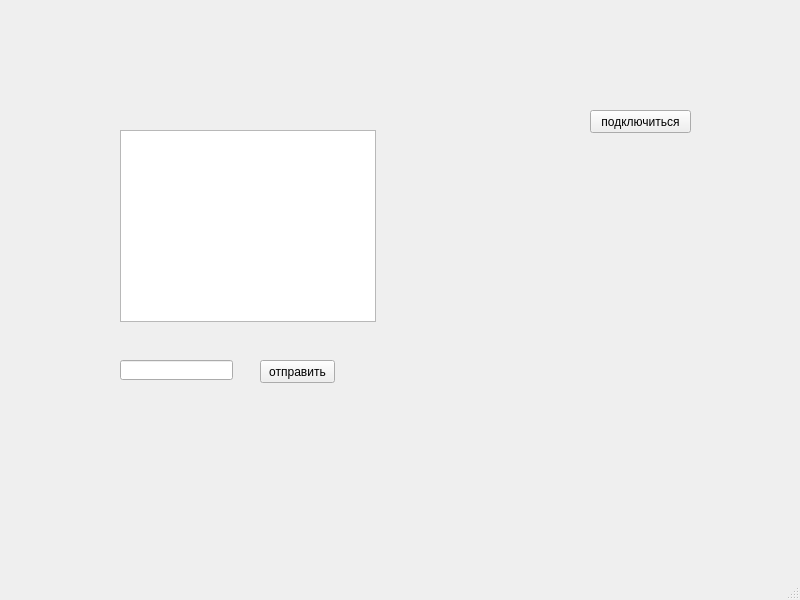
<?xml version="1.0" encoding="UTF-8"?>
<ui version="4.0">
 <class>MainWindow</class>
 <widget class="QMainWindow" name="MainWindow">
  <property name="geometry">
   <rect>
    <x>0</x>
    <y>0</y>
    <width>800</width>
    <height>600</height>
   </rect>
  </property>
  <property name="windowTitle">
   <string>MainWindow</string>
  </property>
  <widget class="QWidget" name="centralwidget">
   <widget class="QPushButton" name="pushButton">
    <property name="geometry">
     <rect>
      <x>590</x>
      <y>110</y>
      <width>101</width>
      <height>23</height>
     </rect>
    </property>
    <property name="text">
     <string>подключиться</string>
    </property>
   </widget>
   <widget class="QPushButton" name="pushButton_2">
    <property name="geometry">
     <rect>
      <x>260</x>
      <y>360</y>
      <width>75</width>
      <height>23</height>
     </rect>
    </property>
    <property name="text">
     <string>отправить</string>
    </property>
   </widget>
   <widget class="QListWidget" name="listWidget">
    <property name="geometry">
     <rect>
      <x>120</x>
      <y>130</y>
      <width>256</width>
      <height>192</height>
     </rect>
    </property>
   </widget>
   <widget class="QLineEdit" name="lineEdit">
    <property name="geometry">
     <rect>
      <x>120</x>
      <y>360</y>
      <width>113</width>
      <height>20</height>
     </rect>
    </property>
   </widget>
  </widget>
  <widget class="QMenuBar" name="menubar">
   <property name="geometry">
    <rect>
     <x>0</x>
     <y>0</y>
     <width>800</width>
     <height>21</height>
    </rect>
   </property>
  </widget>
  <widget class="QStatusBar" name="statusbar"/>
 </widget>
 <resources/>
 <connections/>
</ui>
